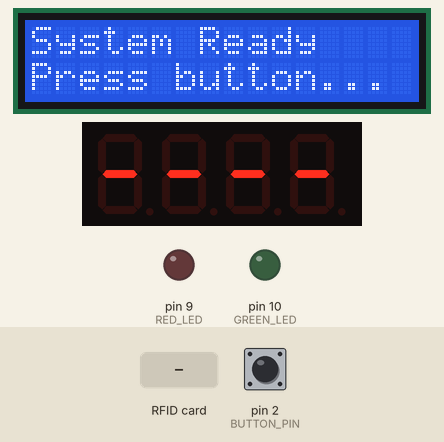
Simulated run of this sketch. Board: Arduino Mega 2560, built with avr-gcc and run on an emulated ATmega2560. Shown: 16×2 character LCD, 4-digit seven-segment display, output pins drawn as LEDs (lit = HIGH). Inputs (shaded band) come from the test bench; at power-on: pin 2 (BUTTON_PIN) HIGH. Pins used as bus, display or sensor lines are not drawn; what the sketch prints to the serial monitor is not drawn.

Above: at 1.3 s.
1.4 s: RFID card 12 34 56 78 held to the reader
At 2.3 s:
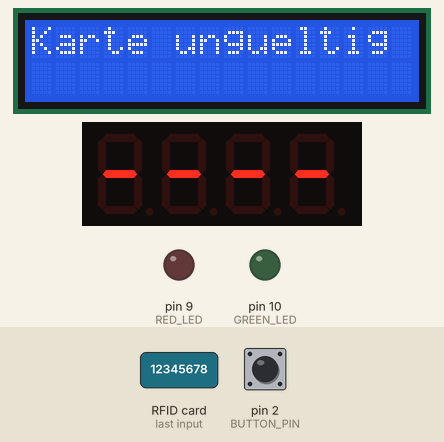
3.9 s: pin 2 (BUTTON_PIN) pulled LOW for 0.15 s
At 5.7 s:
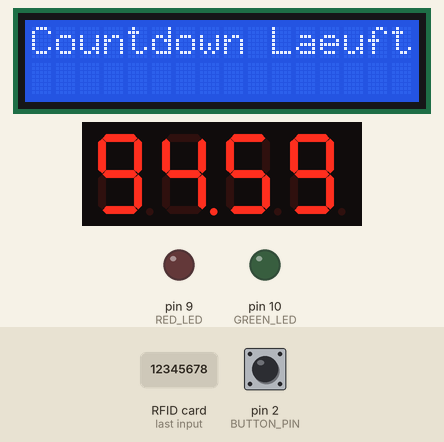
7.0 s: RFID card 5E 7A 19 C4 held to the reader
At 8.3 s:
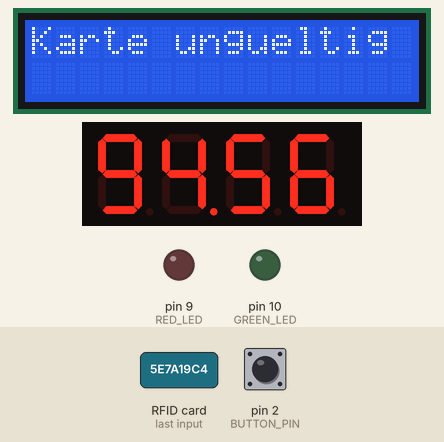
Timing chart, 0 to 10.0 s (numbered marks = the images above; inputs shaded):
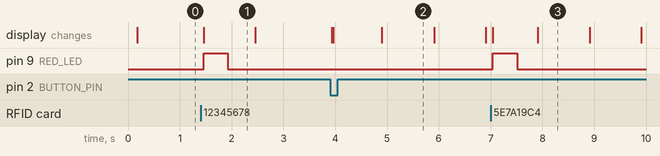

Measured:
- after the input at 1.4 s, pin 9 (RED_LED): LOW → HIGH after 0.06 s, → LOW 0.47 s later; the display: changes after 0.06 s (image 1)
- after the input at 3.9 s, the display: first changes at once (image 2 shows a later state)
- after the input at 7.0 s, pin 9 (RED_LED): LOW → HIGH at once, → LOW 0.47 s later; the display: first changes at once (image 3 shows a later state)
- what the display in image 1 shows lasts 1.0 s, from 1.5 s to 2.5 s

The sketch:

RFID_Attendance_System.ino
```cpp
/**
 * @file RFID_Attendance_System.ino
 * @brief Arduino Mega 2560 code for an RFID-based attendance system with timed sessions.
 *
 * This system uses an RFID reader to check authorized cards, displays status on
 * an LCD and a 7-segment display, indicates success/failure with LEDs, and
 * runs a countdown timer for the session duration. Sessions are started via a
 * pushbutton and log data is sent via Serial for processing by a connected device (e.g., Raspberry Pi).
 *
 * @version 1.1
 * @date 2025-05-08
 * @authors Dario Neumann, Jamil Reußwig, Moritz Schulze
 *
 * Components Used:
 * - Arduino Mega 2560
 * - MFRC522 RFID Reader + Cards/Tags
 * - 16x2 I2C LCD Display
 * - 4-Digit 7-Segment Display (Common Cathode)
 * - Green LED
 * - Red LED
 * - Pushbutton
 * - Breadboard & Wires
 *
 * Libraries Required:
 * - LiquidCrystal_I2C (for LCD)
 * - SevSeg (for 7-Segment Display)
 * - SPI (for RFID communication, built-in)
 * - MFRC522 (for RFID Reader)
 */

// ──────────────────────────────────
// Library Includes
// ──────────────────────────────────
#include <Arduino.h>
#include <LiquidCrystal_I2C.h>
#include <SevSeg.h>
#include <SPI.h>
#include <MFRC522.h>

// ──────────────────────────────────
// Pin Definitions
// ──────────────────────────────────
#define GREEN_LED   10
#define RED_LED      9
#define BUTTON_PIN   2

// ──────────────────────────────────
// Hardware Instances
// ──────────────────────────────────
LiquidCrystal_I2C lcd(0x27, 16, 2); // Initialize LCD object: I2C address 0x27, 16 columns, 2 rows
SevSeg sevseg; // Create SevSeg object
const byte numDigits = 4; // Number of digits on the display
byte digitPins[numDigits] = {22, 23, 24, 25};
byte segmentPins[8]   = {26, 27, 28, 29, 30, 31, 32, 33};
#define DISPLAY_TYPE COMMON_CATHODE

// RFID
#define SDA_PIN 53
#define RST_PIN  5
MFRC522 mfrc522(SDA_PIN, RST_PIN);

// ──────────────────────────────────
// Timing & State
// ──────────────────────────────────
unsigned long previousCountdownMillis = 0; // Stores the last time (in ms) the countdown was updated
const unsigned long countdownInterval = 1000; // Decrease countdown every 1000ms
const int  initialCountdownSeconds    = 5700; // 95 min
int  remainingSeconds = initialCountdownSeconds; // Current time remaining

unsigned long ledOffMillis     = 0;
unsigned long rfidCooldownMillis = 0;
const unsigned long ledBlinkDuration  = 500;
const unsigned long rfidPauseDuration = 1000;

unsigned long previousRefreshMillis = 0; // Stores the last time the 7-segment display was refreshed
const unsigned long refreshInterval = 1;

unsigned long previousRfidCheckMillis = 0; // Stores the last time an RFID check was performed
const unsigned long rfidCheckInterval = 75; // How often to check for an RFID card (milliseconds) - Reduces SPI traffic

// Trackers for LED state, TFID state, countdown, button
bool greenLedState     = LOW;
bool redLedState       = LOW;
bool rfidReady         = true;
bool countdownStarted  = false;
bool buttonWasPressed  = false;

// ──────────────────────────────────
// Authorised Cards & Session State
// ──────────────────────────────────
const int numCards = 4; // Number of authorized cards defined
String authorizedUIDs[numCards] = {
  "51 249 205 166",
  "12 34 56 78",
  "19 106 123 19"
};
String names[numCards] = {
  "Alice",
  "Charlie",
  "TestchipJB"
};

// Tracks whether each authorised user is currently *inside* (true) or
// has already logged out (false).  Resets with every new session.
bool insideSession[numCards] = {false};

// ──────────────────────────────────
// Helper Functions
// ──────────────────────────────────
/**
 * @brief Checks if a given RFID UID string matches any authorized UID in the list.
 * @param uid The UID string read from the RFID card (space-separated decimal bytes).
 * @return The corresponding name if the UID is found in `authorizedUIDs`, otherwise the string "Unbekannt".
 */
String getNameFromUID(String uid) {
  for (int i = 0; i < numCards; i++) {
    if (uid == authorizedUIDs[i]) return names[i];
  }
  return "Unbekannt";
}

// returns the index of the UID in authorised list, or -1 if unknown.
int getIndexFromUID(String uid) {
  for (int i = 0; i < numCards; i++) { // For each card
    if (uid == authorizedUIDs[i]) return i; // Return the associated name if a match is found
  }
  return -1;
}

void resetInsideSession() {
  for (int i = 0; i < numCards; i++) insideSession[i] = false;
}

// ──────────────────────────────────
// SETUP
// ──────────────────────────────────
void setup() {
  Serial.begin(9600); // Initialize Serial communication (for sending logs and debugging); baud rate of 9600

  lcd.init();
  lcd.backlight();
  lcd.clear();
  lcd.setCursor(0, 0); lcd.print("System Ready");
  lcd.setCursor(0, 1); lcd.print("Press button...");
  delay(5); // Small delay after initial LCD write to ensure communication stability

  pinMode(BUTTON_PIN, INPUT_PULLUP);   // Configure the button pin as input with the internal pull-up resistor enabled
                                       // This means the pin reads HIGH when not pressed, LOW when pressed.
  sevseg.begin(DISPLAY_TYPE, numDigits, digitPins, segmentPins);
  sevseg.setBrightness(20);
  sevseg.setChars("----");

  pinMode(GREEN_LED, OUTPUT);
  pinMode(RED_LED,   OUTPUT);
  digitalWrite(GREEN_LED, LOW);
  digitalWrite(RED_LED,   LOW);

  SPI.begin();
  mfrc522.PCD_Init();
}

// ──────────────────────────────────
// LOOP
// ──────────────────────────────────
void loop() {
  unsigned long currentMillis = millis(); // Get the current time in milliseconds since the Arduino started

  /* ───────── Button Logic ───────── */
  bool buttonIsPressed = (digitalRead(BUTTON_PIN) == LOW); // LOW indicated a pressed button due to INPUT_PULLUP

  // Check if the button is pressed NOW but was NOT pressed in the previous loop iteration,
  // AND check if the countdown hasn't already been started. This detects a single press event.
  if (buttonIsPressed && !buttonWasPressed && !countdownStarted) {
    countdownStarted = true;
    remainingSeconds = initialCountdownSeconds;
    previousCountdownMillis = currentMillis;
    Serial.println("NEW_SESSION");

    resetInsideSession();

    lcd.clear();
    lcd.setCursor(0, 0); lcd.print("Countdown Laeuft");
    lcd.setCursor(0, 1); lcd.print("           ");
    delay(5);

    int minutes = remainingSeconds / 60;
    int seconds = remainingSeconds % 60;
    sevseg.setNumber(minutes * 100 + seconds, 2);
  }
  buttonWasPressed = buttonIsPressed;  // Remember the current button state for the next loop to detect changes (edge detection)

  /* ───────── Countdown ───────── */
  // Check if the countdown is active, 1 second has passed, and time is remaining
  if (countdownStarted && currentMillis - previousCountdownMillis >= countdownInterval && remainingSeconds > 0) {
    previousCountdownMillis = currentMillis; // Updating the timestamp
    remainingSeconds--; // Decreasing the remaining time by one second
    int minutes = remainingSeconds / 60;
    int seconds = remainingSeconds % 60;
    sevseg.setNumber(minutes * 100 + seconds, 2); // Format as MMSS integer
  } else if (countdownStarted && remainingSeconds <= 0) { // Check if the countdown was active and has just reached zero or less
    sevseg.setChars("----");
    countdownStarted = false;

    lcd.clear();
    lcd.setCursor(0, 0); lcd.print("System Ready");
    lcd.setCursor(0, 1); lcd.print("Press button...");
    delay(5); // Small delay after LCD update for stability
  }

  /* ───────── LED Off Timing ───────── */
  if (greenLedState == HIGH && currentMillis - ledOffMillis >= ledBlinkDuration) {
    greenLedState = LOW; digitalWrite(GREEN_LED, LOW);
  }
  if (redLedState == HIGH && currentMillis - ledOffMillis >= ledBlinkDuration) {
    redLedState = LOW; digitalWrite(RED_LED, LOW);
  }

  /* ───────── RFID Cooldown ───────── */
  if (!rfidReady && currentMillis - rfidCooldownMillis >= rfidPauseDuration) {  // Checks if the RFID reader is currently in its cooldown period and if enough time has passed
    rfidReady = true;
    if (!countdownStarted) {
      lcd.clear();
      lcd.setCursor(0, 0); lcd.print("System Ready");
      lcd.setCursor(0, 1); lcd.print("Press button...");
      delay(5);
    }
  }

  /* ───────── RFID Reading ───────── */
  if (rfidReady && currentMillis - previousRfidCheckMillis >= rfidCheckInterval) { // Check if the RFID reader is ready AND if enough time has passed since the last check
    previousRfidCheckMillis = currentMillis;

    if (mfrc522.PICC_IsNewCardPresent() && mfrc522.PICC_ReadCardSerial()) {
      rfidReady = false; rfidCooldownMillis = currentMillis;

      String uidString = "";
      for (byte i = 0; i < mfrc522.uid.size; i++) { // Loop through the bytes of the UID
        uidString += String(mfrc522.uid.uidByte[i], DEC); // Convert byte to decimal string and append
        if (i < mfrc522.uid.size - 1) uidString += " "; // Add a space between bytes for readability
      }
      uidString.trim();

      int idx = getIndexFromUID(uidString);

      lcd.clear();
      lcd.setCursor(0, 0);

      if (idx != -1) {
        String name = names[idx];
        if (!insideSession[idx]) {
          /* ─────── Login (first presentation) ─────── */
          insideSession[idx] = true;

          lcd.print("Willkommen");
          lcd.setCursor(0, 1); lcd.print(name);

          digitalWrite(GREEN_LED, HIGH); greenLedState = HIGH; redLedState = LOW; digitalWrite(RED_LED, LOW);
          ledOffMillis = currentMillis;

          Serial.println("LOGIN:" + uidString + "," + name);
        } else {
          /* ─────── Logout (second presentation) ─────── */
          insideSession[idx] = false;

          lcd.print("Auf Wiedersehen");
          lcd.setCursor(0, 1); lcd.print(name);

          digitalWrite(GREEN_LED, HIGH); greenLedState = HIGH; redLedState = LOW; digitalWrite(RED_LED, LOW);
          ledOffMillis = currentMillis;

          Serial.println("LOGOUT:" + uidString + "," + name);
        }
      } else {
        /* ─────── Unknown Card ─────── */
        lcd.print("Karte ungueltig");
        lcd.setCursor(0, 1); lcd.print("           ");

        digitalWrite(RED_LED, HIGH); redLedState = HIGH; greenLedState = LOW; digitalWrite(GREEN_LED, LOW);
        ledOffMillis = currentMillis;
      }
      delay(5);
      mfrc522.PICC_HaltA();
      mfrc522.PCD_StopCrypto1();
    }
  }

  /* ───────── 7‑Segment Refresh ───────── */
  if (currentMillis - previousRefreshMillis >= refreshInterval) {
    previousRefreshMillis = currentMillis;
    sevseg.refreshDisplay();
  }
}
```
